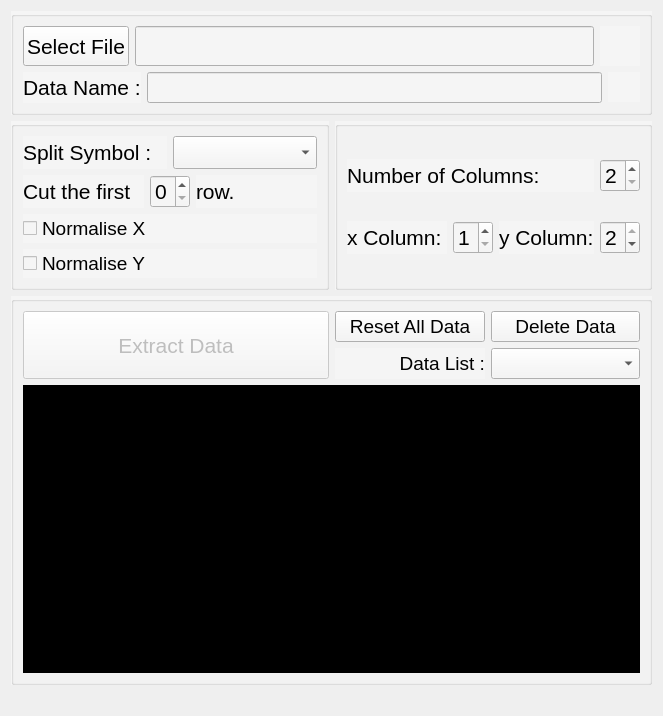
<?xml version="1.0" encoding="UTF-8"?>
<ui version="4.0">
 <class>Form</class>
 <widget class="QWidget" name="Form">
  <property name="geometry">
   <rect>
    <x>0</x>
    <y>0</y>
    <width>663</width>
    <height>716</height>
   </rect>
  </property>
  <property name="font">
   <font>
    <pointsize>12</pointsize>
   </font>
  </property>
  <property name="windowTitle">
   <string>Form</string>
  </property>
  <layout class="QVBoxLayout" name="verticalLayout_2">
   <item>
    <layout class="QGridLayout" name="gridLayout">
     <item row="0" column="0">
      <layout class="QVBoxLayout" name="verticalLayout_3">
       <item>
        <widget class="QGroupBox" name="verticalGroupBox">
         <property name="styleSheet">
          <string notr="true">background-color: rgb(245, 245, 245);</string>
         </property>
         <layout class="QVBoxLayout" name="verticalLayout">
          <item>
           <layout class="QHBoxLayout" name="horizontalLayout_3">
            <item>
             <widget class="QPushButton" name="pb_filePath">
              <property name="sizePolicy">
               <sizepolicy hsizetype="Minimum" vsizetype="Minimum">
                <horstretch>0</horstretch>
                <verstretch>0</verstretch>
               </sizepolicy>
              </property>
              <property name="minimumSize">
               <size>
                <width>40</width>
                <height>40</height>
               </size>
              </property>
              <property name="font">
               <font>
                <pointsize>16</pointsize>
               </font>
              </property>
              <property name="text">
               <string>Select File</string>
              </property>
             </widget>
            </item>
            <item>
             <widget class="QLineEdit" name="le_filePath">
              <property name="sizePolicy">
               <sizepolicy hsizetype="Expanding" vsizetype="Minimum">
                <horstretch>0</horstretch>
                <verstretch>0</verstretch>
               </sizepolicy>
              </property>
              <property name="font">
               <font>
                <pointsize>12</pointsize>
               </font>
              </property>
              <property name="readOnly">
               <bool>true</bool>
              </property>
             </widget>
            </item>
            <item>
             <widget class="QPushButton" name="ind_filePath">
              <property name="enabled">
               <bool>false</bool>
              </property>
              <property name="sizePolicy">
               <sizepolicy hsizetype="Fixed" vsizetype="Fixed">
                <horstretch>0</horstretch>
                <verstretch>0</verstretch>
               </sizepolicy>
              </property>
              <property name="minimumSize">
               <size>
                <width>40</width>
                <height>40</height>
               </size>
              </property>
              <property name="styleSheet">
               <string notr="true">background-color: rgb(245, 245, 245);
border: 0px;</string>
              </property>
              <property name="text">
               <string/>
              </property>
              <property name="flat">
               <bool>false</bool>
              </property>
             </widget>
            </item>
           </layout>
          </item>
          <item>
           <layout class="QHBoxLayout" name="horizontalLayout">
            <item>
             <widget class="QLabel" name="label">
              <property name="font">
               <font>
                <pointsize>16</pointsize>
               </font>
              </property>
              <property name="text">
               <string>Data Name :</string>
              </property>
             </widget>
            </item>
            <item>
             <widget class="QLineEdit" name="le_dataName">
              <property name="sizePolicy">
               <sizepolicy hsizetype="Expanding" vsizetype="Minimum">
                <horstretch>0</horstretch>
                <verstretch>0</verstretch>
               </sizepolicy>
              </property>
              <property name="font">
               <font>
                <pointsize>14</pointsize>
               </font>
              </property>
             </widget>
            </item>
            <item>
             <widget class="QPushButton" name="ind_dataName">
              <property name="enabled">
               <bool>false</bool>
              </property>
              <property name="sizePolicy">
               <sizepolicy hsizetype="Fixed" vsizetype="Fixed">
                <horstretch>0</horstretch>
                <verstretch>0</verstretch>
               </sizepolicy>
              </property>
              <property name="minimumSize">
               <size>
                <width>30</width>
                <height>30</height>
               </size>
              </property>
              <property name="styleSheet">
               <string notr="true">background-color: rgb(245, 245, 245);
border: 0px;</string>
              </property>
              <property name="text">
               <string/>
              </property>
             </widget>
            </item>
           </layout>
          </item>
         </layout>
        </widget>
       </item>
       <item>
        <layout class="QHBoxLayout" name="horizontalLayout_12">
         <item>
          <widget class="QGroupBox" name="horizontalGroupBox">
           <property name="styleSheet">
            <string notr="true">background-color: rgb(245, 245, 245);</string>
           </property>
           <layout class="QVBoxLayout" name="verticalLayout_6">
            <item>
             <layout class="QHBoxLayout" name="horizontalLayout_2">
              <item>
               <widget class="QLabel" name="label_2">
                <property name="font">
                 <font>
                  <pointsize>16</pointsize>
                 </font>
                </property>
                <property name="text">
                 <string>Split Symbol :</string>
                </property>
               </widget>
              </item>
              <item>
               <widget class="QComboBox" name="cmb_split">
                <property name="font">
                 <font>
                  <pointsize>16</pointsize>
                 </font>
                </property>
               </widget>
              </item>
             </layout>
            </item>
            <item>
             <layout class="QHBoxLayout" name="horizontalLayout_8">
              <item>
               <widget class="QLabel" name="label_7">
                <property name="font">
                 <font>
                  <pointsize>16</pointsize>
                 </font>
                </property>
                <property name="text">
                 <string>Cut the first</string>
                </property>
               </widget>
              </item>
              <item>
               <widget class="QSpinBox" name="sb_row">
                <property name="maximumSize">
                 <size>
                  <width>40</width>
                  <height>16777215</height>
                 </size>
                </property>
                <property name="font">
                 <font>
                  <pointsize>16</pointsize>
                 </font>
                </property>
               </widget>
              </item>
              <item>
               <widget class="QLabel" name="label_8">
                <property name="font">
                 <font>
                  <pointsize>16</pointsize>
                 </font>
                </property>
                <property name="text">
                 <string>row.</string>
                </property>
               </widget>
              </item>
             </layout>
            </item>
            <item>
             <layout class="QVBoxLayout" name="verticalLayout_8">
              <item>
               <widget class="QCheckBox" name="cb_normaliseX">
                <property name="font">
                 <font>
                  <pointsize>14</pointsize>
                 </font>
                </property>
                <property name="text">
                 <string>Normalise X</string>
                </property>
               </widget>
              </item>
              <item>
               <widget class="QCheckBox" name="cb_normaliseY">
                <property name="font">
                 <font>
                  <pointsize>14</pointsize>
                 </font>
                </property>
                <property name="text">
                 <string>Normalise Y</string>
                </property>
               </widget>
              </item>
             </layout>
            </item>
           </layout>
          </widget>
         </item>
         <item>
          <widget class="QGroupBox" name="groupBox">
           <property name="styleSheet">
            <string notr="true">background-color: rgb(245, 245, 245);</string>
           </property>
           <layout class="QVBoxLayout" name="verticalLayout_5">
            <item>
             <layout class="QHBoxLayout" name="horizontalLayout_6">
              <item>
               <widget class="QLabel" name="label_column">
                <property name="sizePolicy">
                 <sizepolicy hsizetype="Minimum" vsizetype="Preferred">
                  <horstretch>0</horstretch>
                  <verstretch>0</verstretch>
                 </sizepolicy>
                </property>
                <property name="font">
                 <font>
                  <pointsize>16</pointsize>
                 </font>
                </property>
                <property name="text">
                 <string>Number of Columns:</string>
                </property>
               </widget>
              </item>
              <item>
               <widget class="QSpinBox" name="sb_nbColumns">
                <property name="maximumSize">
                 <size>
                  <width>40</width>
                  <height>16777215</height>
                 </size>
                </property>
                <property name="font">
                 <font>
                  <pointsize>16</pointsize>
                 </font>
                </property>
                <property name="minimum">
                 <number>2</number>
                </property>
               </widget>
              </item>
             </layout>
            </item>
            <item>
             <layout class="QHBoxLayout" name="horizontalLayout_10">
              <item>
               <layout class="QHBoxLayout" name="horizontalLayout_7">
                <item>
                 <widget class="QLabel" name="label_5">
                  <property name="sizePolicy">
                   <sizepolicy hsizetype="Minimum" vsizetype="Preferred">
                    <horstretch>0</horstretch>
                    <verstretch>0</verstretch>
                   </sizepolicy>
                  </property>
                  <property name="font">
                   <font>
                    <pointsize>16</pointsize>
                   </font>
                  </property>
                  <property name="layoutDirection">
                   <enum>Qt::LeftToRight</enum>
                  </property>
                  <property name="text">
                   <string>x Column:</string>
                  </property>
                  <property name="alignment">
                   <set>Qt::AlignLeading|Qt::AlignLeft|Qt::AlignVCenter</set>
                  </property>
                 </widget>
                </item>
                <item>
                 <widget class="QSpinBox" name="sb_xValues">
                  <property name="maximumSize">
                   <size>
                    <width>40</width>
                    <height>16777215</height>
                   </size>
                  </property>
                  <property name="font">
                   <font>
                    <pointsize>16</pointsize>
                   </font>
                  </property>
                  <property name="alignment">
                   <set>Qt::AlignLeading|Qt::AlignLeft|Qt::AlignVCenter</set>
                  </property>
                  <property name="minimum">
                   <number>1</number>
                  </property>
                  <property name="maximum">
                   <number>2</number>
                  </property>
                 </widget>
                </item>
                <item>
                 <layout class="QHBoxLayout" name="horizontalLayout_9">
                  <item>
                   <widget class="QLabel" name="label_6">
                    <property name="sizePolicy">
                     <sizepolicy hsizetype="Minimum" vsizetype="Preferred">
                      <horstretch>0</horstretch>
                      <verstretch>0</verstretch>
                     </sizepolicy>
                    </property>
                    <property name="font">
                     <font>
                      <pointsize>16</pointsize>
                     </font>
                    </property>
                    <property name="text">
                     <string>y Column:</string>
                    </property>
                   </widget>
                  </item>
                  <item>
                   <widget class="QSpinBox" name="sb_yValues">
                    <property name="maximumSize">
                     <size>
                      <width>40</width>
                      <height>16777215</height>
                     </size>
                    </property>
                    <property name="font">
                     <font>
                      <pointsize>16</pointsize>
                     </font>
                    </property>
                    <property name="minimum">
                     <number>1</number>
                    </property>
                    <property name="maximum">
                     <number>2</number>
                    </property>
                    <property name="value">
                     <number>2</number>
                    </property>
                   </widget>
                  </item>
                 </layout>
                </item>
               </layout>
              </item>
             </layout>
            </item>
           </layout>
          </widget>
         </item>
        </layout>
       </item>
       <item>
        <widget class="QGroupBox" name="verticalGroupBox">
         <property name="styleSheet">
          <string notr="true">background-color: rgb(245, 245, 245);</string>
         </property>
         <layout class="QVBoxLayout" name="verticalLayout_4">
          <item>
           <layout class="QHBoxLayout" name="horizontalLayout_13">
            <item>
             <widget class="QPushButton" name="pb_extract">
              <property name="enabled">
               <bool>false</bool>
              </property>
              <property name="sizePolicy">
               <sizepolicy hsizetype="Minimum" vsizetype="Minimum">
                <horstretch>0</horstretch>
                <verstretch>0</verstretch>
               </sizepolicy>
              </property>
              <property name="minimumSize">
               <size>
                <width>0</width>
                <height>54</height>
               </size>
              </property>
              <property name="font">
               <font>
                <pointsize>16</pointsize>
               </font>
              </property>
              <property name="text">
               <string>Extract Data</string>
              </property>
             </widget>
            </item>
            <item>
             <layout class="QVBoxLayout" name="verticalLayout_7">
              <item>
               <layout class="QHBoxLayout" name="horizontalLayout_5">
                <item>
                 <widget class="QPushButton" name="pb_reset">
                  <property name="enabled">
                   <bool>true</bool>
                  </property>
                  <property name="font">
                   <font>
                    <pointsize>14</pointsize>
                   </font>
                  </property>
                  <property name="text">
                   <string>Reset All Data</string>
                  </property>
                 </widget>
                </item>
                <item>
                 <widget class="QPushButton" name="pb_delete">
                  <property name="font">
                   <font>
                    <pointsize>14</pointsize>
                   </font>
                  </property>
                  <property name="text">
                   <string>Delete Data</string>
                  </property>
                 </widget>
                </item>
               </layout>
              </item>
              <item>
               <layout class="QHBoxLayout" name="horizontalLayout_4">
                <item>
                 <widget class="QLabel" name="label_4">
                  <property name="font">
                   <font>
                    <pointsize>14</pointsize>
                   </font>
                  </property>
                  <property name="text">
                   <string>Data List :</string>
                  </property>
                  <property name="alignment">
                   <set>Qt::AlignRight|Qt::AlignTrailing|Qt::AlignVCenter</set>
                  </property>
                 </widget>
                </item>
                <item>
                 <widget class="QComboBox" name="cmb_data">
                  <property name="font">
                   <font>
                    <pointsize>14</pointsize>
                   </font>
                  </property>
                  <property name="editable">
                   <bool>false</bool>
                  </property>
                 </widget>
                </item>
               </layout>
              </item>
             </layout>
            </item>
           </layout>
          </item>
          <item>
           <widget class="QListWidget" name="lw_preview">
            <property name="maximumSize">
             <size>
              <width>16777215</width>
              <height>400</height>
             </size>
            </property>
            <property name="styleSheet">
             <string notr="true">background-color: rgb(0, 0, 0);
color: rgb(255, 255, 255);</string>
            </property>
           </widget>
          </item>
         </layout>
        </widget>
       </item>
      </layout>
     </item>
     <item row="4" column="0">
      <spacer name="verticalSpacer">
       <property name="orientation">
        <enum>Qt::Horizontal</enum>
       </property>
       <property name="sizeHint" stdset="0">
        <size>
         <width>20</width>
         <height>20</height>
        </size>
       </property>
      </spacer>
     </item>
    </layout>
   </item>
  </layout>
 </widget>
 <resources/>
 <connections/>
</ui>
